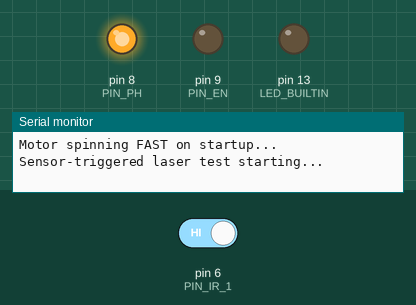
Recording of a sketch running on a simulated Arduino Uno, built with avr-gcc and run on an emulated ATmega328P. On the bench: output pins drawn as LEDs (lit = HIGH), the last lines printed to the serial monitor. The inputs (shaded band) are chosen by the test bench; at power-on: pin 6 (PIN_IR_1) HIGH.

Above: at 1.2 s.
1.3 s: pin 6 (PIN_IR_1) driven LOW
At 1.7 s:
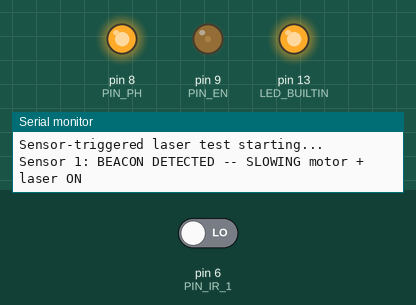
At 2.9 s:
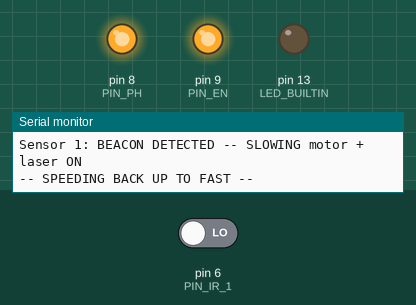
Timing chart, 0 to 4.5 s (numbered marks = the images above; inputs shaded):
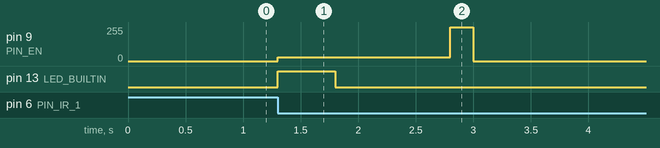

Measured:
- after the input at 1.3 s, pin 9 (PIN_EN): 0/255 → 30/255 at once, → 255/255 1.5 s later, → 0/255 0.20 s later; pin 13 (LED_BUILTIN): LOW → HIGH at once, → LOW 0.50 s later

The sketch:

A2_Code_Final.ino
```cpp
/*
  Motor spins FAST continuously from startup. Whenever the IR beacon
  sensor detects a signal (goes from idle to BEACON DETECTED), the
  motor slows down, the laser (LED_BUILTIN, pin 13) fires for 1
  second, then the motor speeds back up to fast.
  WIRING:
    PH     -> D8   (direction) // Yellow
    EN     -> D9   (PWM speed) // Brown
    PMODE  -> GND
    nSLEEP -> 5V // Green
    VREF   -> resistor divider (don't leave floating)
    OUT1/OUT2 -> motor terminals
    VM     -> battery pack V+
    GND    -> common ground
  Sensor:
    Sensor 1 OUT -> D6
    VCC -> 5V, GND -> common ground
  Laser: LED_BUILTIN (pin 13) -- no separate pin declaration needed
*/
//Pin declarations
//Direction
const uint8_t PIN_PH = 8;
//PWM speed
const uint8_t PIN_EN = 9;
const int FAST_PWM = 0;   //Startup/default speed -- max, for a clear contrast
const int SLOW_PWM = 30;     //Speed while sensing/firing -- fully stopped
//IR sensor pin
const uint8_t PIN_IR_1 = 6;
bool lastState = HIGH;   //Demodulating receivers idle HIGH

const unsigned long RAMP_MS = 200;
bool ramping = false;
unsigned long rampStart = 0;
int rampFrom = 0;

void startRamp(int fromPwm) {
  rampFrom = fromPwm;
  rampStart = millis();
  ramping = true;
}

void updateRamp() {
  if (!ramping) return;
  unsigned long t = millis() - rampStart;
  if (t >= RAMP_MS) {
    analogWrite(PIN_EN, FAST_PWM);
    ramping = false;
  } else {
    analogWrite(PIN_EN, rampFrom + (long)(FAST_PWM - rampFrom) * t / RAMP_MS);
  }
}

void setup() {
  Serial.begin(115200); // Sends a ping between the Arduino and computer at 115200 bits per second
  //Set the pins to Output mode
  pinMode(PIN_PH, OUTPUT);
  pinMode(PIN_EN, OUTPUT);

  //Laser (onboard LED)
  pinMode(LED_BUILTIN, OUTPUT);
  digitalWrite(LED_BUILTIN, LOW);   //Start off

  //Set up IR sensor pin
  pinMode(PIN_IR_1, INPUT);

  //Start the motor spinning fast on startup
  digitalWrite(PIN_PH, HIGH);
  analogWrite(PIN_EN, 0);
  startRamp(0);
  Serial.println(F("Motor spinning FAST on startup..."));

  //Debug output statement
  Serial.println(F("Sensor-triggered laser test starting..."));
}
void loop() {
  updateRamp();
  bool state = digitalRead(PIN_IR_1);
  //Only trigger on the moment it changes from idle to detected (edge, not level)
  if (state == LOW && lastState == HIGH) {
    Serial.println(F("Sensor 1: BEACON DETECTED -- SLOWING motor + laser ON"));

    ramping = false;

    //Slow the motor down (fully stop) to let the laser fire
    analogWrite(PIN_EN, SLOW_PWM);

    //Laser on/off, same logic as Blink
    digitalWrite(LED_BUILTIN, HIGH);
    delay(500);
    digitalWrite(LED_BUILTIN, LOW);  // change state of the LED by setting the pin to the HIGH voltage level
    delay(1000);                      // wait for a second
       // change state of the LED by setting the pin to the LOW voltage level

    //Speed back up to fast
    startRamp(SLOW_PWM);
    Serial.println(F("-- SPEEDING BACK UP TO FAST --"));
  }
  lastState = state;
}
```
